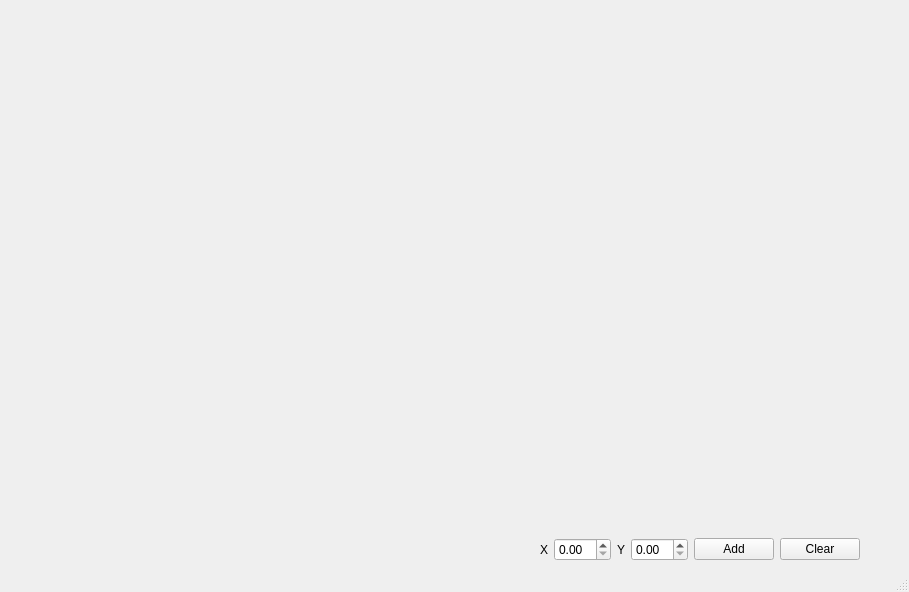
<?xml version="1.0" encoding="UTF-8"?>
<ui version="4.0">
 <class>MainWindow</class>
 <widget class="QMainWindow" name="MainWindow">
  <property name="geometry">
   <rect>
    <x>0</x>
    <y>0</y>
    <width>909</width>
    <height>592</height>
   </rect>
  </property>
  <property name="windowTitle">
   <string>MainWindow</string>
  </property>
  <widget class="QWidget" name="centralwidget">
   <layout class="QGridLayout" name="gridLayout">
    <item row="1" column="3">
     <widget class="QDoubleSpinBox" name="bx_x">
      <property name="sizePolicy">
       <sizepolicy hsizetype="Maximum" vsizetype="Fixed">
        <horstretch>0</horstretch>
        <verstretch>0</verstretch>
       </sizepolicy>
      </property>
     </widget>
    </item>
    <item row="1" column="5">
     <widget class="QDoubleSpinBox" name="bx_y">
      <property name="sizePolicy">
       <sizepolicy hsizetype="Maximum" vsizetype="Fixed">
        <horstretch>0</horstretch>
        <verstretch>0</verstretch>
       </sizepolicy>
      </property>
     </widget>
    </item>
    <item row="1" column="6">
     <widget class="QPushButton" name="btnAdd">
      <property name="sizePolicy">
       <sizepolicy hsizetype="Maximum" vsizetype="Fixed">
        <horstretch>0</horstretch>
        <verstretch>0</verstretch>
       </sizepolicy>
      </property>
      <property name="text">
       <string>Add</string>
      </property>
     </widget>
    </item>
    <item row="1" column="2">
     <widget class="QLabel" name="label">
      <property name="sizePolicy">
       <sizepolicy hsizetype="Maximum" vsizetype="Preferred">
        <horstretch>0</horstretch>
        <verstretch>0</verstretch>
       </sizepolicy>
      </property>
      <property name="text">
       <string>X</string>
      </property>
     </widget>
    </item>
    <item row="0" column="0" colspan="8">
     <widget class="QCustomPlot" name="plot" native="true">
      <property name="cursor">
       <cursorShape>ArrowCursor</cursorShape>
      </property>
      <property name="autoFillBackground">
       <bool>false</bool>
      </property>
     </widget>
    </item>
    <item row="1" column="4">
     <widget class="QLabel" name="label_3">
      <property name="sizePolicy">
       <sizepolicy hsizetype="Maximum" vsizetype="Preferred">
        <horstretch>0</horstretch>
        <verstretch>0</verstretch>
       </sizepolicy>
      </property>
      <property name="text">
       <string>Y</string>
      </property>
     </widget>
    </item>
    <item row="1" column="7">
     <widget class="QPushButton" name="btnClear">
      <property name="sizePolicy">
       <sizepolicy hsizetype="Maximum" vsizetype="Fixed">
        <horstretch>0</horstretch>
        <verstretch>0</verstretch>
       </sizepolicy>
      </property>
      <property name="text">
       <string>Clear</string>
      </property>
     </widget>
    </item>
    <item row="0" column="8">
     <spacer name="horizontalSpacer">
      <property name="orientation">
       <enum>Qt::Horizontal</enum>
      </property>
      <property name="sizeType">
       <enum>QSizePolicy::Fixed</enum>
      </property>
      <property name="sizeHint" stdset="0">
       <size>
        <width>40</width>
        <height>20</height>
       </size>
      </property>
     </spacer>
    </item>
   </layout>
  </widget>
  <widget class="QMenuBar" name="menubar">
   <property name="geometry">
    <rect>
     <x>0</x>
     <y>0</y>
     <width>909</width>
     <height>20</height>
    </rect>
   </property>
  </widget>
  <widget class="QStatusBar" name="statusbar"/>
 </widget>
 <customwidgets>
  <customwidget>
   <class>QCustomPlot</class>
   <extends>QWidget</extends>
   <header>qcustomplot.h</header>
   <container>1</container>
  </customwidget>
 </customwidgets>
 <resources/>
 <connections/>
</ui>
